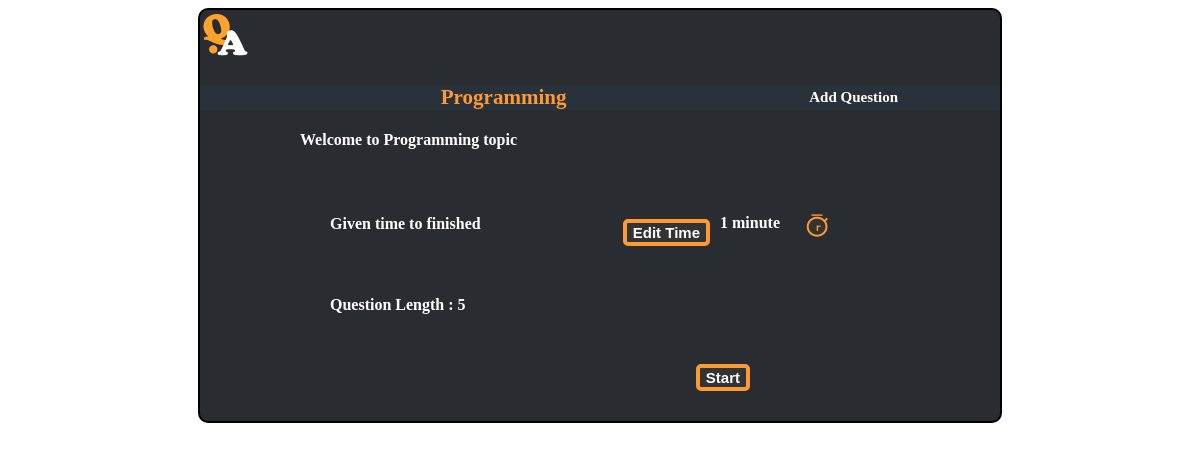
The page /topic/2/ on the database its author committed.
### questionanswering/topic/models.py (models this page shows, shortened)
class Topic(models.Model):
    title = models.CharField(max_length=100)
    given_time_in_minute = models.PositiveIntegerField('given time')
    pub_date = models.DateTimeField('date published', default=datetime.now)
    def query_question_length(self):
        return len(self.question_set.all())
    class Meta:
        abstract = False

### questionanswering/questionanswer/models.py (models this page shows, shortened)
class Question(models.Model):
    question_text = models.CharField(max_length=100)
    topic = models.ForeignKey(Topic, on_delete=models.CASCADE)
    class Meta:
        abstract = False  # To make an abstract base class that inherits from another abstract base class

### questionanswering/topic/views.py (the view)
# urls.py: path('topic/<int:pk>/', TopicDetailView.as_view(), name='topic_welcome'),
class TopicDetailView(DetailView):
    model = Topic
    template_name = 'topic/detail.html'

### questionanswering/templates/topic/detail.html
{% extends 'parent.html' %}
{% load static %}
{% block content %}
<link href="{% static 'detail.css' %}" rel="stylesheet" xmlns="http://www.w3.org/1999/html">
    <div class="add_question">
        <h3><a href="{% url 'QA:new_question' topic.id %}">Add Question</a> </h3>
    </div>
    <div class="title">
<h3>  {{ topic.title }} </h3>
  </div>
<div class="content">
  <p> Welcome to {{ topic.title }} topic </p>
    <div class="detail">
        <div class="time_description">
            <p>Given time to finished</p>
        </div>
   <div class="time_display">
       <img src="{% static 'assets/clock.png' %}" width="50%" height="50%">
   <p > {{topic.given_time_in_minute}} minute </p>
   </div>
         <div class="edit_time">
          <button>  <a href="{% url 'Topic:add_topic_time' topic.id %}">Edit Time</a> </button>
        </div>
 <div class="question_length">
     <p> Question Length   :  {{topic.query_question_length}}</p>
 </div>
        </div>
  <div class="start_button" >
<button><a href="{% url 'QA:question_page' topic.id %}  "> Start </a></button>
  </div>
</div>
{% endblock content %}

### questionanswering/static/parent.css (style rules this page uses)
body { display : flex ; flex-direction : row ; justify-content : center ; align-items : center ; height : 800 px; }

### questionanswering/static/detail.css (style rules this page uses)
.add_question { float : right; margin-right : 100px; padding: 2px 2px; }
a { color:white ; font-weight : bold; font-size: 15px; }
a:link { text-decoration:none; }
.content { width : 500px; margin-left : 100px; color : white ; font-family : Times; items-align :center; }
.content p { letter-spacing : 5 em; }
.time_description { float: left ; width : 200px; }
.detail { width : 500px; margin-left : 30px; }
.edit_time { padding-top : 20px; color:red; }
.start_button { text-align : right ; margin-right : 50px; margin-top : 50px; padding-bottom : 30px; }
.edit_time { text-align : right ; margin-right : 50px; margin-top : 50px; padding-bottom : 30px; }
.edit_time button { background-color : #333333; border : none ; color : white ; text-align : center; font-size: 15px; display : inline-block; border-radius :5px; border : 4px solid #ff9933 ; transition-duration : 0.4s; }
.start_button button { background-color : #333333; border : none ; color : white ; text-align : center; font-size: 15px; display : inline-block; border-radius :5px; border : 4px solid #ff9933 ; transition-duration : 0.4s; }
.title { font-family : Times; font-size :large; background-color :#29313a; color : #ff9933 ; text-align : center ; letter-spacing : 2 em; }
.time_display { float: right; width: 120px ; margin-top : 15px; color : white ; padding : 5 px; }
.time_display img { float : right; width : 25px ; height : 25px; }
.time_display p { width : 20 px; float : left; margin-right : 0px; padding-left : 10px; margin-top : 0px; }
.question_length { margin-top : 20px; padding-top : 0px; }

### rows shown on the page
Topic: title "Programming", given_time_in_minute "1", query_question_length "5"
